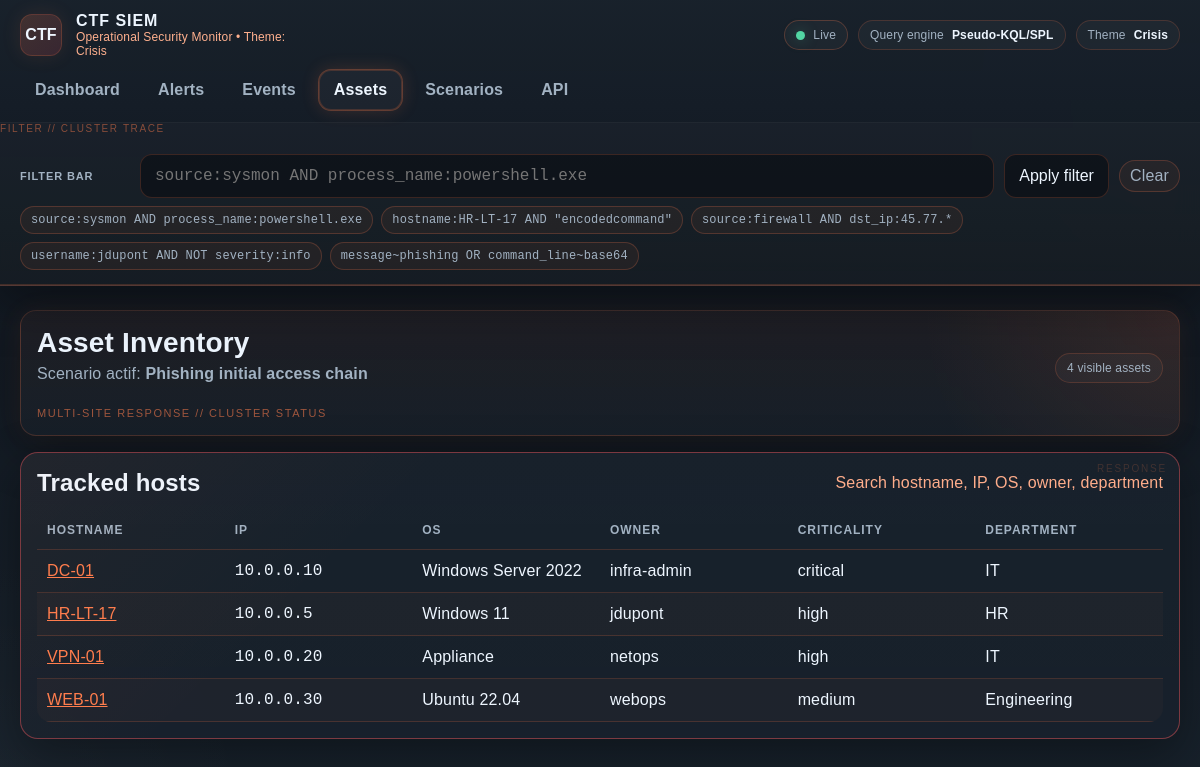
Page /assets on the committed database.
### app/models/entities.py (models this page shows)
class Scenario(Base):
    __tablename__ = "scenarios"
    id: Mapped[str] = mapped_column(String(120), primary_key=True)
    name: Mapped[str] = mapped_column(String(255))
    description: Mapped[str] = mapped_column(Text, default="")
    difficulty: Mapped[str] = mapped_column(String(50), default="medium")
    version: Mapped[str] = mapped_column(String(50), default="1.0")
    is_active: Mapped[bool] = mapped_column(Boolean, default=False)
    imported_at: Mapped[datetime] = mapped_column(DateTime, default=datetime.utcnow)

class Asset(Base):
    __tablename__ = "assets"
    id: Mapped[int] = mapped_column(Integer, primary_key=True, autoincrement=True)
    scenario_id: Mapped[str] = mapped_column(String(120), index=True)
    hostname: Mapped[str] = mapped_column(String(120), index=True)
    ip: Mapped[str | None] = mapped_column(String(64), nullable=True)
    os: Mapped[str | None] = mapped_column(String(120), nullable=True)
    owner: Mapped[str | None] = mapped_column(String(120), nullable=True)
    criticality: Mapped[str | None] = mapped_column(String(50), nullable=True)
    department: Mapped[str | None] = mapped_column(String(120), nullable=True)

### app/main.py (the view)
@app.get("/assets", response_class=HTMLResponse)
def assets_page(q: str = "", db: Session = Depends(get_db)):
    scenario = get_active_scenario(db)
    if not scenario:
        return render("empty.html", message="No active scenario loaded.", current_path="/assets", global_q=q)
    stmt = select(Asset).where(Asset.scenario_id == scenario.id)
    if q:
        like = f"%{q}%"
        stmt = stmt.where(
            or_(
                Asset.hostname.ilike(like),
                Asset.ip.ilike(like),
                Asset.os.ilike(like),
                Asset.owner.ilike(like),
                Asset.criticality.ilike(like),
                Asset.department.ilike(like),
            )
        )
    assets = db.execute(stmt.order_by(Asset.hostname.asc())).scalars().all()
    return render(
        "assets.html",
        scenario=scenario,
        assets=assets,
        q=q,
        global_q=q,
        current_path="/assets",
        query_meta=parse_query_string(q),
    )

### app/templates/assets.html
{% extends "base.html" %}
{% block content %}
<div class="hero hero-assets">
  <div>
    <h1>Asset Inventory</h1>
    <p>Scenario actif: <strong>{{ scenario.name }}</strong></p>
  </div>
  <div class="pill">{{ assets|length }} visible assets</div>
</div>
<section class="panel panel-assets">
  <div class="panel-header"><h2>Tracked hosts</h2><span class="muted">Search hostname, IP, OS, owner, department</span></div>
  <div class="table-shell">
    <table>
      <thead><tr><th>Hostname</th><th>IP</th><th>OS</th><th>Owner</th><th>Criticality</th><th>Department</th></tr></thead>
      <tbody>
      {% for a in assets %}
        <tr>
          <td><a href="/events?q=hostname:{{ a.hostname }}">{{ a.hostname }}</a></td>
          <td class="mono">{{ a.ip or '' }}</td>
          <td>{{ a.os or '' }}</td>
          <td>{{ a.owner or '' }}</td>
          <td>{{ a.criticality or '' }}</td>
          <td>{{ a.department or '' }}</td>
        </tr>
      {% endfor %}
      </tbody>
    </table>
  </div>
</section>
{% endblock %}

### app/templates/base.html (style rules this page uses)
:root { --bg:#09111c; --bg-2:#0d1726; --panel:rgba(13,22,38,.82); --panel-2:rgba(18,30,48,.92); --border:rgba(100,140,190,.22); --text:#dfe9f7; --muted:#8ea3c0; --accent:#4ce2ff; --accent-2:#a855f7; --success:#52d6a3; --warn:#f9b74b; --danger:#ff5b7a; --shadow:0 16px 48px rgba(0,0,0,.34); --glow:0 0 0 rgba(0,0,0,0); --surface-pattern:none; --critical:#ff4d6d; --high:#ff9e4d; --medium:#f3c969; --low:#52b3ff; --info:#3f8cff; --font-main:"Segoe UI Variable Display", "Aptos", "Trebuchet MS", sans-serif; --font-mono:ui-monospace, SFMono-Regular, Menlo, Monaco, Consolas, Liberation Mono, monospace; --hero-tone:rgba(76,226,255,.08); --table-stripe:rgba(255,255,255,.015); --panel-edge:rgba(255,255,255,.08); }
body.theme-crisis { --bg:#10151d; --bg-2:#17212b; --panel:rgba(20,30,41,.86); --panel-2:rgba(24,37,51,.95); --border:rgba(241,111,64,.20); --text:#eef6ff; --muted:#a2b2c2; --accent:#ff7d4d; --accent-2:#d1495b; --glow:0 0 20px rgba(255,125,77,.10); --hero-tone:rgba(255,125,77,.11); --table-stripe:rgba(255,125,77,.03); --panel-edge:rgba(255,125,77,.26); --font-main:"Trebuchet MS", "Segoe UI Variable Display", sans-serif; }
* { box-sizing:border-box; }
html, body { min-height:100%; }
body { margin:0; color:var(--text); font-family:var(--font-main); background: radial-gradient(circle at top right, rgba(255,255,255,.03), transparent 20%), radial-gradient(circle at bottom left, rgba(255,255,255,.02), transparent 18%), var(--surface-pattern), linear-gradient(180deg, var(--bg), var(--bg-2)); letter-spacing:.01em; }
.pill { display:inline-flex; align-items:center; gap:8px; padding:7px 11px; border-radius:999px; border:1px solid var(--border); background:rgba(255,255,255,.03); color:var(--muted); font-size:12px; }
.hero { display:grid; grid-template-columns:1fr auto; gap:16px; align-items:end; margin-bottom:16px; padding:16px; border:1px solid var(--panel-edge); border-radius:16px; background:linear-gradient(180deg, var(--hero-tone), transparent 70%); }
.hero h1 { margin:0; font-size:28px; }
.hero p { margin:6px 0 0; color:var(--muted); }
.card, .panel { background:linear-gradient(180deg, rgba(255,255,255,.02), rgba(255,255,255,.01)), var(--panel); border:1px solid var(--border); border-radius:18px; padding:16px; box-shadow:var(--shadow); overflow:hidden; position:relative; }
.card::before, .panel::before { content:""; position:absolute; inset:0; background:linear-gradient(135deg, color-mix(in srgb, var(--accent) 7%, transparent), transparent 30%); pointer-events:none; opacity:.6; }
.panel-header { display:flex; align-items:center; justify-content:space-between; gap:12px; margin-bottom:14px; }
.panel h2, .card h3 { margin:0; }
table { width:100%; border-collapse:collapse; table-layout:fixed; }
th, td { padding:12px 10px; border-bottom:1px solid var(--border); text-align:left; vertical-align:top; overflow-wrap:anywhere; }
th { color:var(--muted); font-size:12px; text-transform:uppercase; letter-spacing:.08em; }
tbody tr:nth-child(even) { background:var(--table-stripe); }
.table-shell { overflow:auto; max-height:560px; border-radius:14px; }
a { color:var(--accent); }
.mono { font-family:var(--font-mono); }
.muted { color:var(--muted); }
body.theme-crisis .hero { background:radial-gradient(circle at top right, rgba(255,125,77,.10), transparent 22%), linear-gradient(180deg, rgba(255,125,77,.05), rgba(255,255,255,.015)); border:1px solid rgba(255,125,77,.18); box-shadow:var(--shadow), 0 0 24px rgba(255,125,77,.08); }
body.theme-crisis .hero::after { content:"MULTI-SITE RESPONSE // CLUSTER STATUS"; display:block; margin-top:8px; color:rgba(255,125,77,.58); font-size:11px; letter-spacing:.14em; text-transform:uppercase; }
body.theme-crisis .panel::after, body.theme-crisis .card::after { content:"RESPONSE"; position:absolute; top:10px; right:12px; font-size:10px; letter-spacing:.18em; color:rgba(255,125,77,.18); }
body.theme-crisis .panel-header .muted { color:#ffad8b; }
body.page-assets .panel { border-color:color-mix(in srgb, var(--accent-2) 40%, var(--border)); }
body.page-assets table th:nth-child(1), body.page-assets table td:nth-child(1) { min-width:180px; }
body.page-assets table th:nth-child(4), body.page-assets table td:nth-child(4) { min-width:140px; }

### rows in the picture
Scenario: name "Phishing initial access chain"
Asset: hostname "DC-01", ip "10.0.0.10", os "Windows Server 2022", owner "infra-admin", criticality "critical", department "IT"
Asset: hostname "HR-LT-17", ip "10.0.0.5", os "Windows 11", owner "jdupont", criticality "high", department "HR"
Asset: hostname "VPN-01", ip "10.0.0.20", os "Appliance", owner "netops", criticality "high", department "IT"
Asset: hostname "WEB-01", ip "10.0.0.30", os "Ubuntu 22.04", owner "webops", criticality "medium", department "Engineering"

### other values in the picture
{{ app_title }} "CTF SIEM"
{{ theme }} "Crisis"
{{ ex }} "source:sysmon AND process_name:powershell.exe" "hostname:HR-LT-17 AND \"encodedcommand\"" "source:firewall AND dst_ip:45.77.*" "username:jdupont AND NOT severity:info" "message~phishing OR command_line~base64"
{{ assets|length }} "4"
